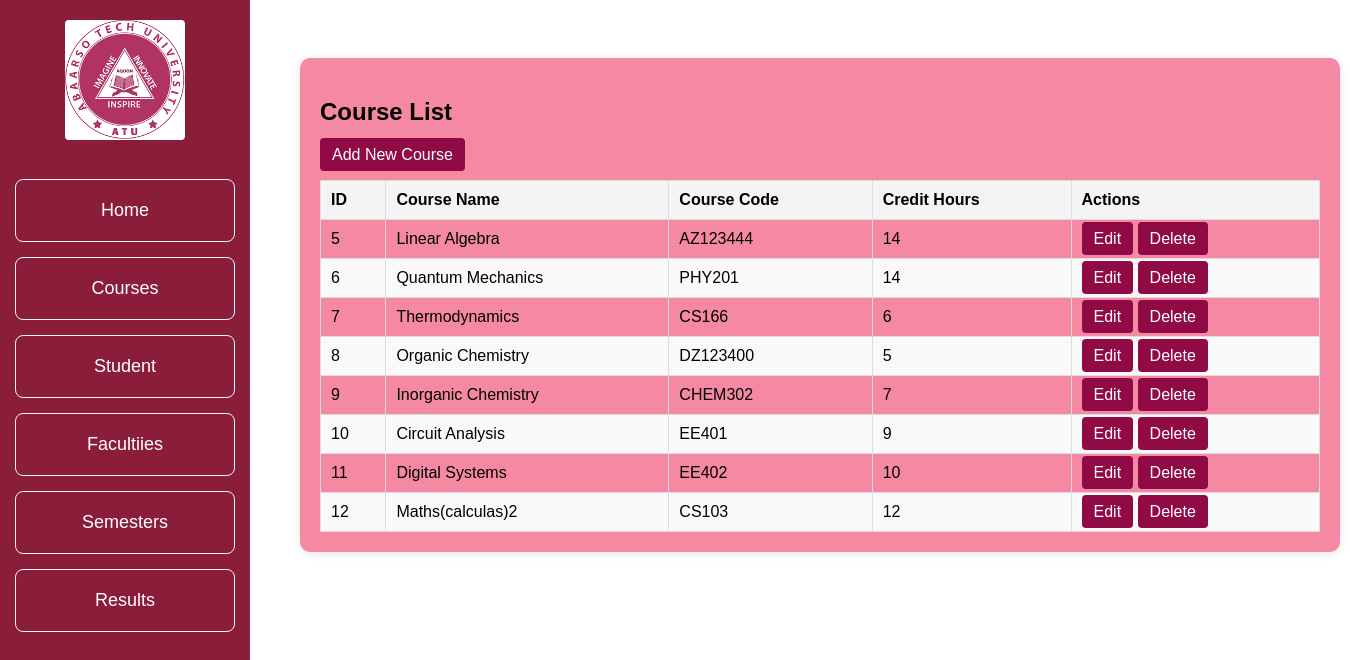
Page /courses/ on the committed database.
### uni_app/models.py (models this page shows, shortened)
class Course(models.Model):
    name = models.CharField(max_length=200)
    code = models.CharField(max_length=10, unique=True)
    credit_hours = models.PositiveIntegerField()
    faculty = models.ForeignKey(Faculty, on_delete=models.CASCADE, null=True)
    semester = models.ForeignKey(Semester, on_delete=models.CASCADE, null=True)

### uni_app/views.py (the view)
# urls.py: path('courses/', course_list, name='course_list'),
def course_list(request):
    courses = Course.objects.all()
    return render(request, 'course_list.html', {'courses': courses})

### template/course_list.html
{% extends 'base.html' %}
{% load static%}
{% block content %}
    <link rel="stylesheet" href="{% static 'css/course_list.css'%}">
    <div class="course-list-container">
        <h2>Course List</h2>
        <a href="{% url 'course_add' %}" class="btn btn-primary">Add New Course</a>
    <table class="table table-bordered mt-3">
        <thead>
            <tr>
                <th>ID</th>
                <th>Course Name</th>
                <th>Course Code</th>
                <th>Credit Hours</th>
                <th>Actions</th>
            </tr>
        </thead>
        <tbody>
            {% for course in courses %}
            <tr>
                <td>{{ course.id }}</td>
                <td>{{ course.name }}</td>
                <td>{{ course.code }}</td>
                <td>{{ course.credit_hours }}</td>
                <td>
                    <a href="{% url 'course_update' course.id %}" class="btn btn-warning">Edit</a>
                    <a href="{% url 'course_delete' course.id %}" class="btn btn-danger">Delete</a>
                </td>
            </tr>
        </div>
{%endfor%}
{%endblock%}

### template/base.html (shortened to what this page needs)
<!DOCTYPE html>
<html lang="en">
<head>
    {%load static%}
</head>
<body>
    <link rel="stylesheet" href="{%static 'css/style.css'%}">
    <div class="top-right-buttons">
        <a href="" class="login-btn" style="margin-left: 130px;">Login</a>
        <a href="" class="register-btn">Register</a>
    </div>
    <div class="sidebar">
        <div class="sidebar-header">
            <img src="/static/image/images.png" style="border-radius: 4px; width: 120px; height: 120px;" alt="">
        </div>
        <ul class="sidebar-menu">
            <li><a href="{%url 'dashboard_overview'%}">Home</a></li>
            <li><a href="{%url 'course_list'%}">Courses</a></li>
            <li><a href="{%url 'student_list'%}">Student</a></li>
            <li><a href="{%url 'faculty_list'%}">Facultiies</a></li>
            <li><a href="{%url 'semester_list'%}">Semesters </a></li>
            <li><a href="">Results </a></li>
        </ul>
    </div>
    <div class="main-content">
    </div>
        {% block content %}{% endblock %}
</body>
</html>

### static/css/style.css (style rules this page uses)
body { margin: 0; font-family: Arial, sans-serif; }
.sidebar { height: 100vh; width: 250px; position: fixed; top: 0; left: 0; background-color: #8a1d39; color: white; overflow-x: hidden; transition: 0.3s; }
.sidebar-header { padding: 20px; text-align: center; }
.sidebar-menu { list-style: none; padding: 0; margin: 0; }
.sidebar-menu li { padding: 15px; border-radius: 8px; margin: 5px 0; }
.sidebar-menu li a { color: white; text-decoration: none; display: block; font-size: 18px; border-radius: 8px; padding: 10px; transition: background-color 0.3s; }
.sidebar-menu li:nth-child(1) { border: 1px solid whitesmoke; padding: 10px; text-align: center; margin: 15px; }
.sidebar-menu li:nth-child(2) { border: 1px solid whitesmoke; padding: 10px; text-align: center; margin: 15px; }
.sidebar-menu li:nth-child(3) { border: 1px solid whitesmoke; padding: 10px; text-align: center; margin: 15px; }
.sidebar-menu li:nth-child(4) { border: 1px solid whitesmoke; padding: 10px; text-align: center; margin: 15px; }
.sidebar-menu li:nth-child(5) { border: 1px solid whitesmoke; padding: 10px; text-align: center; margin: 15px; }
.sidebar-menu li:nth-child(6) { border: 1px solid whitesmoke; padding: 10px; text-align: center; margin: 15px; }
.main-content { margin-left: 250px; padding: 20px; }

### static/css/course_list.css (style rules this page uses)
.course-list-container { padding: 20px; background-color: #f588a3; border-radius: 10px; box-shadow: 0 2px 10px rgba(0, 0, 0, 0.1); width: 1000px; margin-left: 300px; }
.table { width: 100%; border-collapse: collapse; }
.table th, .table td { padding: 10px; border: 1px solid #ddd; text-align: left; }
.table th { background-color: #f4f4f4; }
.table tbody tr:nth-child(even) { background-color: #f9f9f9; }
.btn { padding: 8px 12px; border: none; border-radius: 4px; text-decoration: none; color: white; cursor: pointer; }
.btn-primary { background-color: #900a46; }
.btn-warning { background-color: #900a46; }
.btn-danger { background-color: #900a46; }
.mt-3 { margin-top: 1rem; }

### rows in the picture
Course: id "5", name "Linear Algebra", code "AZ123444", credit_hours "14"
Course: id "6", name "Quantum Mechanics", code "PHY201", credit_hours "14"
Course: id "7", name "Thermodynamics", code "CS166", credit_hours "6"
Course: id "8", name "Organic Chemistry", code "DZ123400", credit_hours "5"
Course: id "9", name "Inorganic Chemistry", code "CHEM302", credit_hours "7"
Course: id "10", name "Circuit Analysis", code "EE401", credit_hours "9"
Course: id "11", name "Digital Systems", code "EE402", credit_hours "10"
Course: id "12", name "Maths(calculas)2", code "CS103", credit_hours "12"
